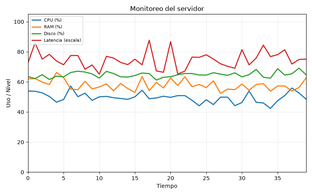
#> input picture data/semana08/pruebas/prueba_latencia.png, 312 x 195 px, shrunk from 800 x 500 before the run
$ python semana09_comparar_sigma.py
#> lines starting #> are read from the running program, lines starting #| are printed output that depends on the picture; after the words box and inside, x2 and y2 are one past the last pixel; in counts of white or black regions, pixels touching at a corner belong together
from pathlib import Path
import argparse

import matplotlib.pyplot as plt
import numpy as np
from skimage import feature, io


# ============================================================
# RUTAS
# ============================================================

ROOT = Path(__file__).resolve().parent.parent

ARTIFACTS_DIR = ROOT / "artifacts"

DEFAULT_IMAGE = (
    ROOT
    / "data"
    / "semana08"
    / "pruebas"
    / "prueba_latencia.png"
)

OUTPUT_IMAGE = (
    ARTIFACTS_DIR
    / "semana09_comparacion_sigma.png"
)


# ============================================================
# VALORES A COMPARAR
# ============================================================

SIGMAS = [
    1.0,
    2.0,
    4.0,
]


# ============================================================
# CARGAR IMAGEN
# ============================================================

def load_image(image_path):

    image_path = Path(
        image_path
    )

    if not image_path.exists():

        raise FileNotFoundError(
            f"No existe la imagen: {image_path}"
        )

    return io.imread(
        image_path,
        as_gray=True,
    )


# ============================================================
# ANALIZAR SIGMA
# ============================================================

def analyze_sigma(
    image,
    sigma,
):

    edges = feature.canny(
        image,
        sigma=sigma,
    )


    edge_pixels = int(
        np.count_nonzero(
            edges
        )
    )


    total_pixels = (
        image.shape[0]
        * image.shape[1]
    )


    edge_percentage = (
        edge_pixels
        / total_pixels
        * 100
    )


    return {
        "sigma": sigma,
        "edges": edges,
        "edge_pixels": edge_pixels,
        "edge_percentage": edge_percentage,
    }


# ============================================================
# GENERAR COMPARACIÓN
# ============================================================

def create_comparison(
    image,
    results,
):

    ARTIFACTS_DIR.mkdir(
        parents=True,
        exist_ok=True,
    )


    fig, axes = plt.subplots(
        1,
        4,
        figsize=(16, 4),
    )


    # --------------------------------------------------------
    # ORIGINAL
    # --------------------------------------------------------

    axes[0].imshow(
        image,
        cmap="gray",
    )

    axes[0].set_title(
        "Imagen original"
    )


    # --------------------------------------------------------
    # RESULTADOS CANNY
    # --------------------------------------------------------

    for index, result in enumerate(
        results,
        start=1,
    ):

        axes[index].imshow(
            result["edges"],
            cmap="gray",
        )

        axes[index].set_title(
            (
                f"Sigma {result['sigma']}\n"
                f"{result['edge_pixels']} píxeles de borde"
            )
        )


    # --------------------------------------------------------
    # OCULTAR EJES
    # --------------------------------------------------------

    for axis in axes:

        axis.axis(
            "off"
        )


    fig.tight_layout()


    fig.savefig(
        OUTPUT_IMAGE,
        dpi=160,
    )


    plt.close(
        fig
    )


# ============================================================
# MOSTRAR RESULTADOS
# ============================================================

def show_results(
    results,
):

    print()

    print(
        "=" * 75
    )

    print(
        "SEMANA 9 - COMPARACIÓN DE SIGMA EN CANNY"
    )

    print(
        "=" * 75
    )

    print()


    print(
        f"{'SIGMA':<12}"
        f"{'PÍXELES DE BORDE':<22}"
        f"{'PORCENTAJE':<15}"
    )

    print(
        "-" * 55
    )


    for result in results:

        print(
            f"{result['sigma']:<12.1f}"
            f"{result['edge_pixels']:<22}"
            f"{result['edge_percentage']:.2f}%"
        )


    print()

    print(
        "Evidencia generada:"
    )

    print(
        OUTPUT_IMAGE
    )

    print()

    print(
        "=" * 75
    )


# ============================================================
# ARGUMENTOS
# ============================================================

def parse_arguments():

    parser = argparse.ArgumentParser(
        description=(
            "Comparación de valores sigma "
            "en detección de bordes Canny."
        )
    )


    parser.add_argument(
        "imagen",
        nargs="?",
        default=str(
            DEFAULT_IMAGE
        ),
        help=(
            "Imagen que se desea analizar."
        ),
    )


    return parser.parse_args()


# ============================================================
# MAIN
# ============================================================

def main():

    args = parse_arguments()

    image = load_image(
        args.imagen
    )
#> in load_image, `return io.imread( image_path, as_gray=True, )`:
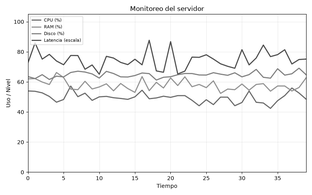
#> returned value: shape (195, 312) float64; min 0.125, max 1, mean 0.968


    results = []


    for sigma in SIGMAS:

        result = analyze_sigma(
            image,
            sigma,
        )

        results.append(
            result
        )
#> this loop made 3 passes
#> (edge_pixels in analyze_sigma, edge_percentage in analyze_sigma) on passes 1 to 3: (5732, 9.42), (5158, 8.48), (0, 0)
#> pass 1, in analyze_sigma, `edges = feature.canny( image, sigma=sigma, )`:
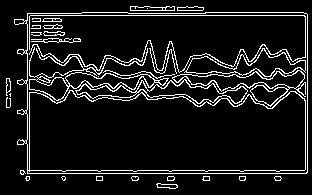
#> edges: shape (195, 312) bool; 9.4% white in thin lines or dots
#> pass 2, in analyze_sigma (call 2), `edges = feature.canny( image, sigma=sigma, )`:
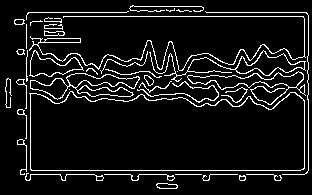
#> edges: shape (195, 312) bool; 8.5% white in thin lines or dots
#> after the loop, results = 3 items


    create_comparison(
        image,
        results,
    )
#> the loop in create_comparison, `for index, result in enumerate( results, start=1, ): ` made 3 passes
#> in create_comparison, `fig.savefig( OUTPUT_IMAGE, dpi=160, )`:
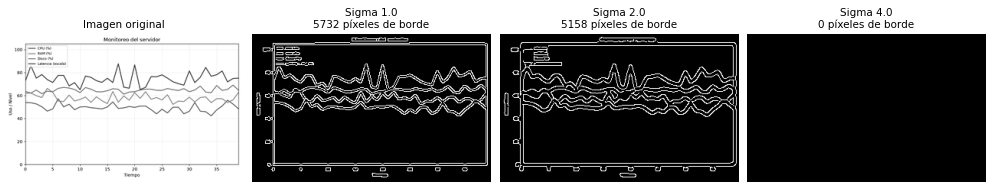
#> figure drawn by matplotlib, 4 panels


    show_results(
        results
    )
#> the loop in show_results, `for result in results: ` made 3 passes
#| 1.0         5732                  9.42%
#| 2.0         5158                  8.48%
#| 4.0         0                     0.00%


if __name__ == "__main__":

    main()

$ run again, with data/semana08/pruebas/prueba_disco.png copied over data/semana08/pruebas/prueba_latencia.png
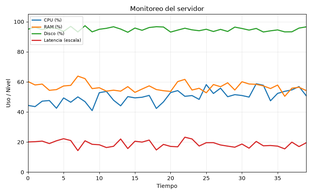
#> input picture data/semana08/pruebas/prueba_disco.png, 312 x 195 px, shrunk from 800 x 500 before the run
#> the loop in main, `for sigma in SIGMAS: ` made 3 passes
#> (edge_pixels in analyze_sigma, edge_percentage in analyze_sigma) on passes 1 to 3: (5213, 8.57), (4822, 7.93), (0, 0)
#> pass 1, in analyze_sigma, `edges = feature.canny( image, sigma=sigma, )`:
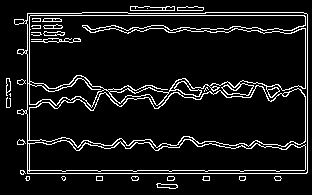
#> edges: shape (195, 312) bool; 8.6% white in thin lines or dots
#> after the loop in main, `for sigma in SIGMAS:`: results = 3 items
#> the loop in create_comparison, `for index, result in enumerate( results, start=1, ): ` made 3 passes
#> in create_comparison, `fig.savefig( OUTPUT_IMAGE, dpi=160, )`:
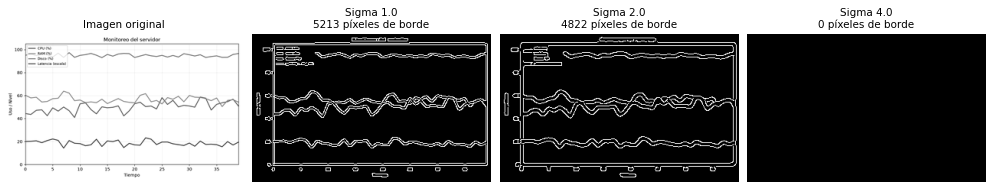
#> figure drawn by matplotlib, 4 panels
#> the loop in show_results, `for result in results: ` made 3 passes
#| 1.0         5213                  8.57%
#| 2.0         4822                  7.93%
#| 4.0         0                     0.00%

$ run again, with data/semana08/pruebas/prueba_internet.png copied over data/semana08/pruebas/prueba_latencia.png
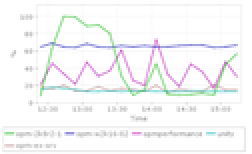
#> input picture data/semana08/pruebas/prueba_internet.png, 126 x 77 px, shrunk from 322 x 196 before the run (shown 2 times larger)
#> the loop in main, `for sigma in SIGMAS: ` made 3 passes
#> (edge_pixels in analyze_sigma, edge_percentage in analyze_sigma) on passes 1 to 3: (1500, 15.46), (451, 4.65), (0, 0)
#> pass 1, in analyze_sigma, `edges = feature.canny( image, sigma=sigma, )`:
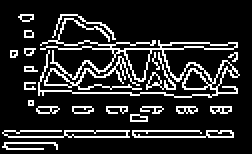
#> edges: shape (77, 126) bool (shown 2 times larger); 15.5% white in thin lines or dots, all inside (x1, y1, x2, y2) = (1, 7, 120, 75)
#> after the loop in main, `for sigma in SIGMAS:`: results = 3 items
#> the loop in create_comparison, `for index, result in enumerate( results, start=1, ): ` made 3 passes
#> in create_comparison, `fig.savefig( OUTPUT_IMAGE, dpi=160, )`:
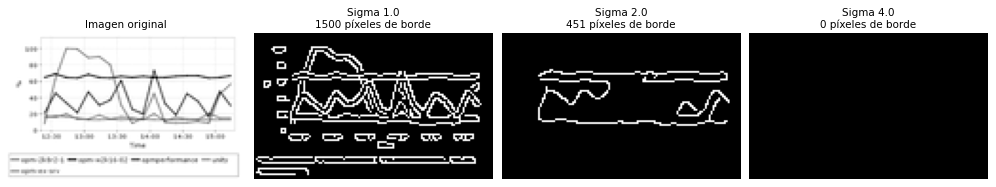
#> figure drawn by matplotlib, 4 panels
#> the loop in show_results, `for result in results: ` made 3 passes
#| 1.0         1500                  15.46%
#| 2.0         451                   4.65%
#| 4.0         0                     0.00%
